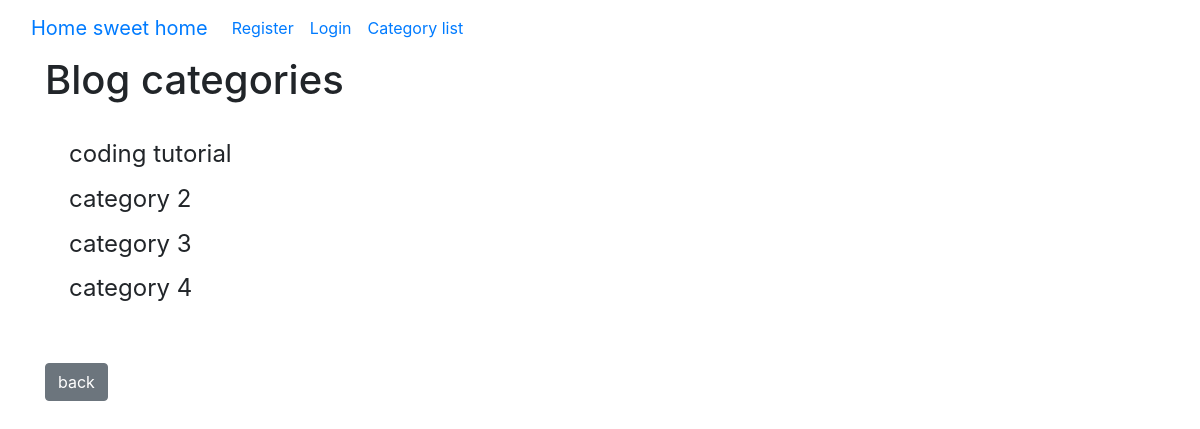
The page /category-list/ on the database its author committed.
### theblog/models.py (models this page shows, shortened)
class Category(models.Model):
    name = models.CharField(max_length=255)
    def __str__(self):
        return self.name

### theblog/views.py (the view)
# urls.py: path('category-list/', CategoryListView, name='category-list'),
def CategoryListView(request):
    cat_menu_list = Category.objects.all
    return render(request, 'category_list.html', {'cat_menu_list': cat_menu_list})

### theblog/templates/category_list.html (shortened to what this page needs)
{% extends 'base.html' %}
{% block content %}
    <h1>Blog categories</h1>
    <br>
    {% if cat_menu_list %}
    {% for item in cat_menu_list %}
    <h4><a class="dropdown-item" href="{% url 'category' item|slugify %}">{{ item }}</a></h4>
    {% endfor %}
    {% endif %}
<br>
<br>
<a href="{% url 'home' %}"  class="btn btn-secondary">back</a>
{% endblock %}

### rows shown on the page
Category: name "coding tutorial"
Category: name "category 2"
Category: name "category 3"
Category: name "category 4"
